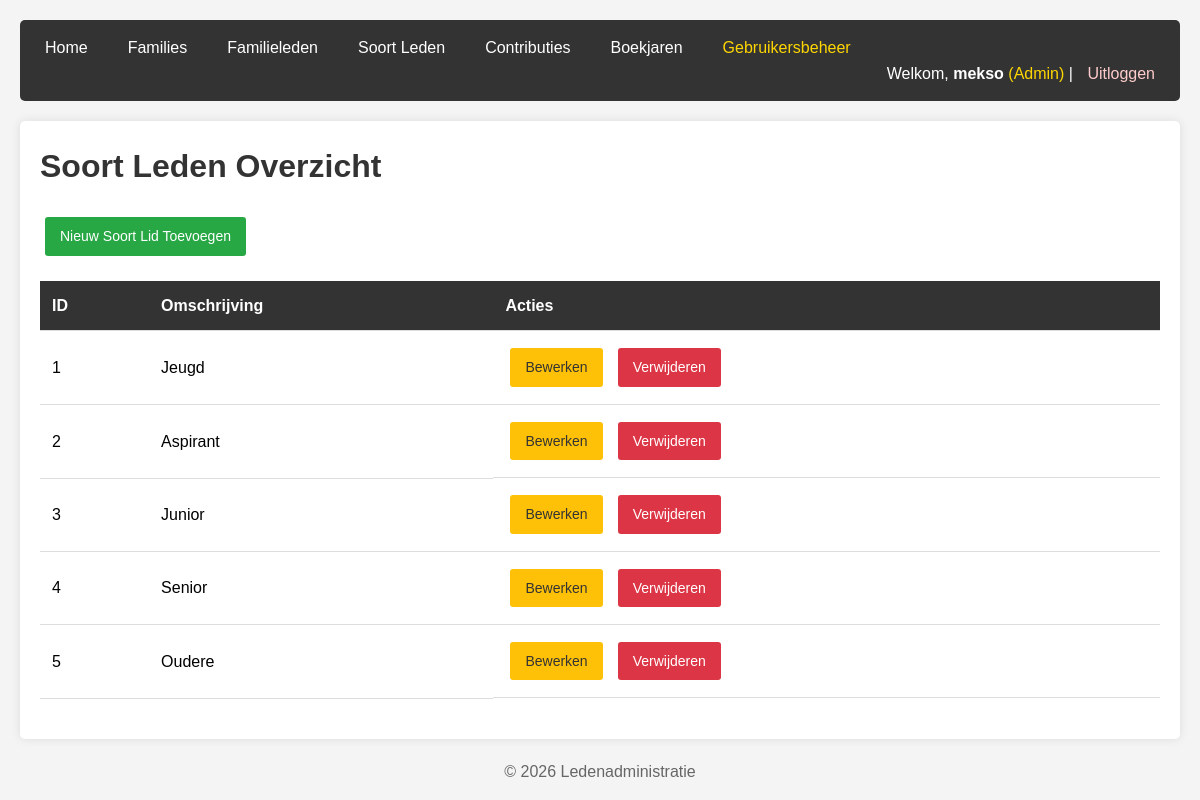
The app's page /soort_lid/index.php (signed in) with its own data.
### tables this page shows
CREATE TABLE IF NOT EXISTS Soort_lid (
    id INT AUTO_INCREMENT PRIMARY KEY,
    omschrijving VARCHAR(100) NOT NULL,
    created_at TIMESTAMP DEFAULT CURRENT_TIMESTAMP,
    updated_at TIMESTAMP DEFAULT CURRENT_TIMESTAMP ON UPDATE CURRENT_TIMESTAMP
);

### includes/functions.php (called while the page is built, shortened)
<?php
function e($string) {
    return htmlspecialchars($string, ENT_QUOTES, 'UTF-8');
}

### soort_lid/index.php (the view, shortened to what this page needs)
<?php
require_once __DIR__ . '/../includes/functions.php';
$pdo = getDBConnection();
$stmt = $pdo->query("SELECT * FROM Soort_lid ORDER BY id");
$soort_leden = $stmt->fetchAll();
include __DIR__ . '/../includes/header.php';
?>
<h1>Soort Leden Overzicht</h1>
<a href="create.php" class="btn btn-success">Nieuw Soort Lid Toevoegen</a>
<table>
    <thead>
        <tr>
            <th>ID</th>
            <th>Omschrijving</th>
            <th>Acties</th>
        </tr>
    </thead>
    <tbody>
        <?php foreach ($soort_leden as $soort): ?>
            <tr>
                <td><?php echo e($soort['id']); ?></td>
                <td><?php echo e($soort['omschrijving']); ?></td>
                <td class="actions">
                    <a href="edit.php?id=<?php echo $soort['id']; ?>" class="btn btn-warning">Bewerken</a>
                    <a href="delete.php?id=<?php echo $soort['id']; ?>" class="btn btn-danger" onclick="return confirm('Weet je zeker dat je dit soort lid wilt verwijderen?')">Verwijderen</a>
                </td>
            </tr>
        <?php endforeach; ?>
    </tbody>
</table>
<?php include __DIR__ . '/../includes/footer.php'; ?>

### includes/header.php (style rules this page uses)
* { margin: 0; padding: 0; box-sizing: border-box; }
body { font-family: Arial, sans-serif; line-height: 1.6; background-color: #f4f4f4; padding: 20px; }
h1, h2 { color: #333; margin-bottom: 20px; }
table { width: 100%; border-collapse: collapse; margin: 20px 0; }
th, td { padding: 12px; text-align: left; border-bottom: 1px solid #ddd; }
th { background-color: #333; color: white; }
.btn { display: inline-block; padding: 8px 15px; margin: 5px; text-decoration: none; border-radius: 3px; cursor: pointer; border: none; font-size: 14px; }
.btn-success { background: #28a745; color: white; }
.btn-warning { background: #ffc107; color: #333; }
.btn-danger { background: #dc3545; color: white; }
.actions { display: flex; gap: 5px; }

### records on screen
soort_lid: id "1", omschrijving "Jeugd"
soort_lid: id "2", omschrijving "Aspirant"
soort_lid: id "3", omschrijving "Junior"
soort_lid: id "4", omschrijving "Senior"
soort_lid: id "5", omschrijving "Oudere"

### other values on screen
Auth::user()['username'] "mekso"
